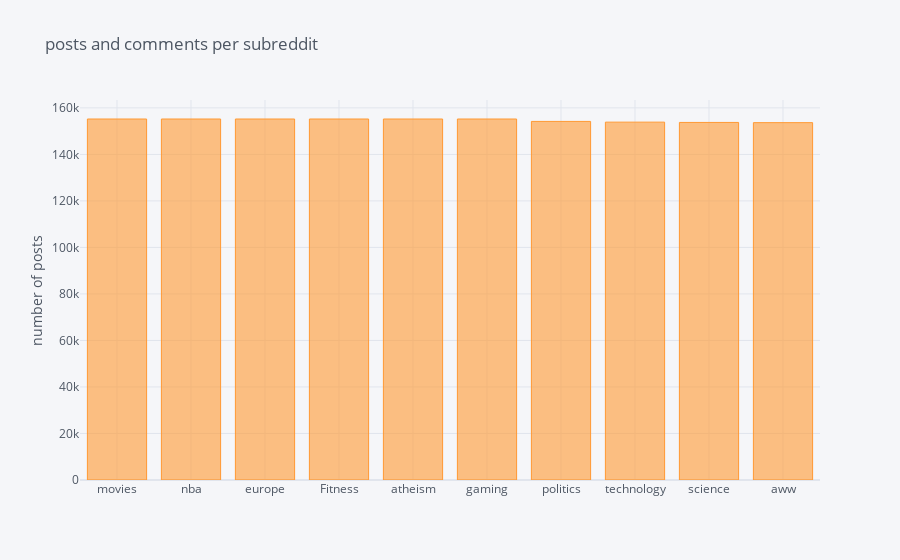

Notebook code cell kept with this figure:
### Code cell
model_LSTM_df['subreddit'].value_counts().sort_values(ascending=False).iplot(kind='bar', yTitle='number of posts', 
                                                                title='posts and comments per subreddit')

### Figure 1 — Plotly figure (JSON) as saved in the notebook; plotly's stock layout.template omitted (floating-point values rounded to 4 significant figures)
{"data": [{"marker": {"color": "rgba(255, 153, 51, 0.6)", "line": {"color": "rgba(255, 153, 51, 1.0)", "width": 1}}, "name": "subreddit", "orientation": "v", "text": "", "type": "bar", "x": ["movies", "nba", "europe", "Fitness", "atheism", "gaming", "politics", "technology", "science", "aww"], "y": [155224, 155224, 155224, 155224, 155224, 155224, 154188, 153880, 153750, 153656]}], "layout": {"legend": {"bgcolor": "#F5F6F9", "font": {"color": "#4D5663"}}, "paper_bgcolor": "#F5F6F9", "plot_bgcolor": "#F5F6F9", "title": {"font": {"color": "#4D5663"}, "text": "posts and comments per subreddit"}, "xaxis": {"gridcolor": "#E1E5ED", "showgrid": true, "tickfont": {"color": "#4D5663"}, "title": {"font": {"color": "#4D5663"}, "text": ""}, "zerolinecolor": "#E1E5ED"}, "yaxis": {"gridcolor": "#E1E5ED", "showgrid": true, "tickfont": {"color": "#4D5663"}, "title": {"font": {"color": "#4D5663"}, "text": "number of posts"}, "zerolinecolor": "#E1E5ED"}}}
